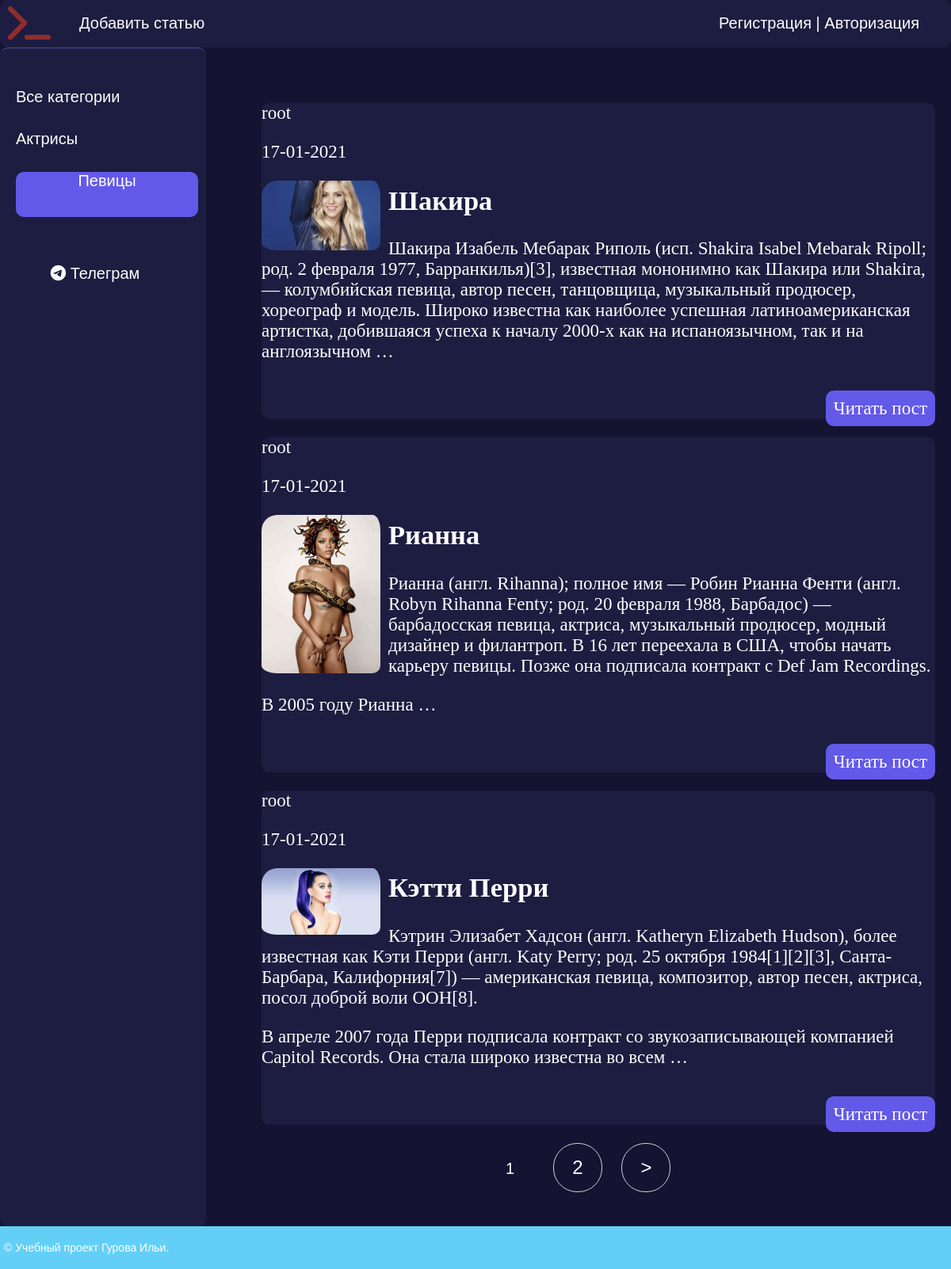
Screenshot of /category/pevicy/ with the database file from the repository.
### women/models.py (models this page shows, shortened)
class Category(models.Model):
    name = models.CharField(max_length=100, db_index=True, verbose_name='Категория')
    slug = models.SlugField(max_length=255, unique=True, db_index=True, verbose_name='URL')
    def get_absolute_url(self):
        return reverse('category', kwargs={'cat_slug': self.slug})
    class Meta:
        verbose_name = 'Категорию'
        verbose_name_plural = 'Категории'
        ordering = ['id']

class Women(models.Model):
    title = models.CharField(max_length=255, verbose_name='Заголовок')
    slug = models.SlugField(max_length=255, unique=True, db_index=True, verbose_name='URL')
    content = models.TextField(blank=True,verbose_name='Содержание статьи')
    photo = models.ImageField(upload_to="photos/%Y/%m/%d/", verbose_name='Фото')
    time_create = models.DateTimeField(auto_now_add=True, verbose_name='Время публикации')
    time_update = models.DateTimeField(auto_now=True, verbose_name='Время редактирования')
    is_published = models.BooleanField(default=True,verbose_name='Публикация')
    cat = models.ForeignKey('Category', on_delete=models.PROTECT, verbose_name='Категория')
    author = models.ForeignKey(User, on_delete=models.CASCADE, verbose_name='Автор')
    def get_absolute_url(self):
        return reverse('post', kwargs={'post_slug': self.slug})
    class Meta:
        verbose_name = 'Известная женщина'
        verbose_name_plural = 'Известные женщины'
        ordering = ['-time_create']

### women/views.py (the view)
# urls.py: path('category/<slug:cat_slug>/', WomenCategory.as_view(), name='category'),
class WomenCategory(DataMixin, ListView):
    model = Women
    template_name = 'women/index.html'
    context_object_name = 'posts'
    allow_empty = False
    def get_queryset(self):
        return Women.objects.filter(cat__slug=self.kwargs['cat_slug'], is_published=True).select_related('cat')
    def get_context_data(self, *, object_list=None, **kwargs):
        context = super().get_context_data(**kwargs)
        c = Category.objects.get(slug=self.kwargs['cat_slug'])
        c_def = self.get_user_context(title='Категория - ' + str(c.name),
                                      cat_selected=c.pk)
        return {**context, **c_def}

### women/utils.py (called while the page is built)
    def get_user_context(self,**kwargs):
        context = kwargs
        cats = Category.objects.annotate(Count('women'))
        user_menu = menu.copy()
        if not self.request.user.is_authenticated:
            user_menu.pop(1)
        context['menu'] = user_menu
        context['cats'] = cats
        if 'cat_selected' not in context:
            context['cat_selected'] = 0
        return context

### women/templates/women/index.html (shortened to what this page needs)
{% extends 'women/base.html' %}
{% block content %}
<ul class="list-articles">
	{% for p in posts %}
		<li><div class="article_panel">
		<p id="author">{{p.author}} </p>
		<p id="post-date">{{p.time_update|date:"d-m-Y"}}</p>
		</div>
		{% if p.photo %}
			<p><img class="img-article-left thumb" src="{{p.photo.url}}"></p>
		{% endif %}
			<h2>{{p.title}}</h2>
	{% autoescape on %}
	{{p.content|linebreaks|truncatewords:50}}
	{% endautoescape %}
			<p class="link-read-post"><a href="{{ p.get_absolute_url }}">Читать пост</a></p>
			</li>
	{% endfor %}
</ul>
{% endblock %}

### women/templates/women/base.html (shortened to what this page needs)
{% load static %}
{% load women_tags %}
<!DOCTYPE html>
<html>
<head>
	<link type="text/css" href="{% static 'women/css/styles.css' %}" rel="stylesheet" />
</head>
<body>
<table class="table-page" border=0 cellpadding="0" cellspacing="0">
<tr><td valign=top>
{% block mainmenu %}
		<div class="header">
			<ul id="mainmenu" class="mainmenu">
			<li class="logo"><a href="{% url 'home' %}"><div class="logo"></div></a></li>
{% for m in menu %}
		<li><a href="{% url m.url_name %}">{{m.title}}</a></li>
{% endfor %}
			{% if request.user.is_authenticated %}
				<li class="last">{{ user.username }} | <a href="{%url 'logout'%}">Выйти</a></li>
			{% else %}
				<li	class="last"><a href="{% url 'register' %}">Регистрация</a> | <a href="{% url 'login' %}">Авторизация</a></li>
			{% endif %}
			</ul>
		</div>
{% endblock mainmenu %}
<table class="table-content" border=0 cellpadding="0" cellspacing="0">
<tr>
	<td valign="top" class="left-chapters">
	<ul id="leftchapters">
	{% if cat_selected == 0 %}
		<li class="selected">Все категории</li>
	{% else %}
		<li><a href="{% url 'home' %}"><div>Все категории</div></a></li>
	{% endif %}
	{% for c in cats %}
		{% if c.women__count > 0 %}
			{% if c.pk == cat_selected %}
				<li class="selected">{{c.name}}</li>
			{% else %}
				<li><a href="{{ c.get_absolute_url }}">{{c.name}}</a></li>
			{% endif %}
		{% endif %}
	{% endfor %}
		<li class="share">
			<a class="share-tg" href="https://t.me/ilyaguroff" target="_blank" rel="nofollow">
				<i class="fa-brands fa-telegram" style="color: #ffffff;"></i> Телеграм</a>
		</li>
	</ul>
</td>
<td valign="top" class="content">
	<div class="content-text">
{% block content %}
{% endblock %}
	</div>
{% if page_obj.has_other_pages %}
<nav class="list-pages">
	<ul>
		{% for p in paginator.page_range %}
			{% if page_obj.number == p %}
				<li class="page-num page-num-selected">{{p}}</li>
			{% elif p >= page_obj.number|add:-2 and p <= page_obj.number|add:2 %}
				<li class="page-num">
					<a href="?page={{p}}">{{p}}</a>
				</li>
			{% endif %}
		{% endfor %}
		{% if page_obj.has_next %}
		<li class="page-num">
			<a href="?page={{ page_obj.next_page_number }}">&gt;</a>
		</li>
		{% endif %}
	</ul>
</nav>
{% endif %}
</td></tr></table>
</td></tr>
<tr><td valign=top>
	<div id="footer">
		<p>&copy; Учебный проект Гурова Ильи.</p>
	</div>
</td></tr></table>
</body>
</html>

### women/static/women/css/styles.css (style rules this page uses)
html, body { font-family: 'Arial'; margin: 0; padding: 0; height: 100%; width: 100%; background: #141332; color:white; }
a { color: #0059b2; text-decoration: none; }
img { max-width: 600px; height: auto; border-radius:20px; }
img.img-article-left { max-width: 300px; height: auto; float: left; padding: 0 10px 10px 0; }
img.img-article-left.thumb { max-width: 150px; height: auto; }
p.link-read-post { text-align: right; }
p.link-read-post a { padding: 10px; min-width: 100px; background: #6359E9; border-radius:10px; color: white; text-decoration: none; }
#author { float:center; }
ul.list-articles { list-style: none; margin: 0; padding: 0; }
ul.list-articles li { background: #1D1D41; color:white; border-radius:10px; text-align:left; }
.table-page { width: 100%; height: 100%; vertical-align: top; }
.table-page tr { height: 100%; }
.header { border-radius: 10px; background: #1D1D41; height: 60px; }
.logo { background: url('../images/terminal-solid.svg') no-repeat 10px 5px; width: 70px; height: 60px; }
ul.mainmenu { list-style: none; margin: 0; padding: 0; height: 60px; font-size: 20px; overflow: hidden; }
ul.mainmenu li { float: left; margin: 18px 40px 0 30px; }
ul.mainmenu li.logo { margin: 0; }
ul.mainmenu li.last { float: right; }
ul.mainmenu li a { color: white; text-decoration: none; }
.table-content { width: 100%; min-height: 100%; height: 100%; }
.left-chapters { border-radius: 10px; border-top: 1px solid #4B4B99; margin: 0; background: #1D1D41; min-height: 100%; }
.left-chapters ul { width: 230px; min-height: 100%; margin: 0; padding: 20px 10px 10px 20px; list-style: none; font-size: 20px; }
.left-chapters ul li { margin: 30px 0 0 0; color: white; }
.left-chapters ul li.selected { display: block; text-align:center; color: white; background:#6359E9; border-radius:10px; width: 230px; height: 57px; }
.left-chapters ul li a { color: white; text-decoration: none; }
.left-chapters ul li.share { margin: 60px 0 0 0; }
.left-chapters ul li.share a { display: inline-block; width: 40px; height: 40px; margin: 0 20px 0 0; }
.left-chapters ul li.share a.share-tg { text-align:center; color: white; border-radius:10px; width: 200px; }
.content { padding: 40px 20px 20px 40px; width: 100%; box-sizing: border-box; }
.content-text { margin: 30px 0 0 30px; color: white; font-size: 23px; font-family: Yandex Sans Display Light; }
#footer { box-sizing: border-box; background: #64CFF6; padding: 5px; color: #fff; font-size: 14px; font-family: Verdana, Geneva, Arial, Helvetica; text-align: left; overflow: hidden; }
.list-pages { text-align: center; margin: 0 0 20px 0; }
.list-pages ul { margin: 20px 0 0 0; padding: 0; list-style: none; }
.list-pages ul li { display: inline-block; margin: 0 20px 0 0; }
.list-pages a { color: white; font-size: 24px; text-decoration: none; }
.list-pages .page-num, .page-num-selected { display: inline-block; width: 60px; height: 44px; padding: 16px 0 0 0; border: 1px solid #d0d0d0; border-radius: 30px; }
.list-pages .page-num-selected { border: none; color: white; font-size: 20px; }

### rows the page displays
Category: name "Актрисы"
Category: name "Певицы"
Women: author "root", time_update "17-01-2021", photo (picture), title "Шакира", content "Шакира Изабель Мебарак Риполь (исп. Shakira Isabel Mebarak Ripoll; род. 2 февраля 1977, Барранкилья)[3], известная мононимно как Шакира или Shakira, — колумбийская певица, автор песен, танцовщица, музыкальный продюсер, хореограф и модель. Широко известна как наиболее успешная латиноамериканская артистка, добившаяся успеха к началу 2000-х как на испаноязычном, так и на англоязычном …"
Women: author "root", time_update "17-01-2021", photo (picture), title "Рианна", content "Рианна (англ. Rihanna); полное имя — Робин Рианна Фенти (англ. Robyn Rihanna Fenty; род. 20 февраля 1988, Барбадос) — барбадосская певица, актриса, музыкальный продюсер, модный дизайнер и филантроп. В 16 лет переехала в США, чтобы начать карьеру певицы. Позже она подписала контракт с Def Jam Recordings. В 2005 году Рианна …"
Women: author "root", time_update "17-01-2021", photo (picture), title "Кэтти Перри", content "Кэтрин Элизабет Хадсон (англ. Katheryn Elizabeth Hudson), более известная как Кэти Перри (англ. Katy Perry; род. 25 октября 1984[1][2][3], Санта-Барбара, Калифорния[7]) — американская певица, композитор, автор песен, актриса, посол доброй воли ООН[8]. В апреле 2007 года Перри подписала контракт со звукозаписывающей компанией Capitol Records. Она стала широко известна во всем …"

### other values shown
{{ m.title }} "Добавить статью"
{{ p }} "1"
{{ p }} "2"
